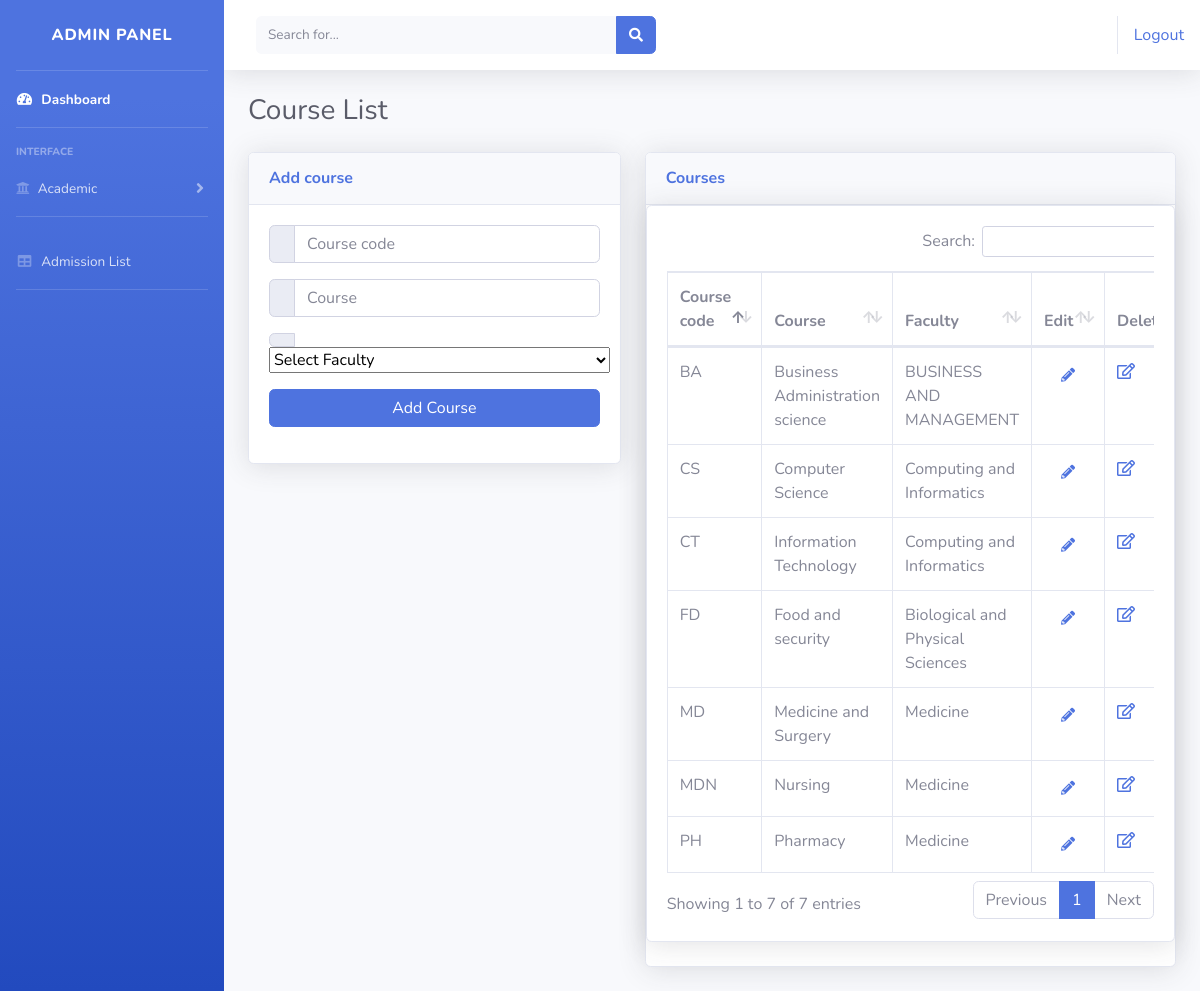
Screenshot of /admin/course.php (signed in) with the database file from the repository.
### tables this page shows
CREATE TABLE `courses` (
  `course_code` varchar(15) NOT NULL,
  `Description` varchar(50) DEFAULT NULL,
  `Faculty` varchar(50) DEFAULT NULL
);

### admin/course.php (the view, shortened to what this page needs)
<?php
include('../admin/addcourse.php');
?>
<!DOCTYPE html>
<html lang="en">
<head>
    <link href="vendor/fontawesome-free/css/all.min.css" rel="stylesheet" type="text/css">
    <link href="css/sb-admin-2.min.css" rel="stylesheet">
    <link href="vendor/datatables/dataTables.bootstrap4.min.css" rel="stylesheet">
</head>
<body id="page-top">
    <div id="wrapper">
        <?php include("includes/navbar.php"); ?>
        <div id="content-wrapper" class="d-flex flex-column">
            <div id="content">
                <?php include("includes/topnav.php"); ?>
                <div class="container-fluid">
                    <div class="d-sm-flex align-items-center justify-content-between mb-4">
                        <h1 class="h3 mb-0 text-gray-800">Course List</h1>
                    </div>
                    <div class="row">
                        <div class="col-xl-5 col-lg-7">
                            <div class="card shadow mb-4">
                                <div class="card-header py-3 d-flex flex-row align-items-center justify-content-between">
                                    <h6 class="m-0 font-weight-bold text-primary">Add course</h6>
                                </div>
                                <div class="card-body">
                                    <form action="course.php" method="POST">
                                        <div class="form-group input-group">
                                            <div class="input-group-prepend">
                                                <span class="input-group-text"> </span>
                                            </div>
                                            <input name="course_code" class="form-control" placeholder="Course code" type="text">
                                        </div>
                                        <div class="form-group input-group">
                                            <div class="input-group-prepend">
                                                <span class="input-group-text"> </span>
                                            </div>
                                            <input name="Description" class="form-control" placeholder="Course" type="text">
                                        </div>
                                        <div class="form-group input-group">
                                        <div class="input-group-prepend">
                                                <span class="input-group-text"> </span>
                                            </div>
                                        <select class="form-select" name="Faculty" aria-label="Default select example">
                                            <option selected>Select Faculty</option>
                                        </select>
                                        </div>
                                        <div class="form-group">
                                            <button name="Submit" type="submit" class="btn btn-primary btn-block"> Add Course </button>
                                        </div>
                                    </form>
                                </div>
                            </div>
                        </div>
                        <div class="col-xl-7 col-lg-7">
                            <div class="card shadow mb-4">
                                <div class="card-header py-3 d-flex flex-row align-items-center justify-content-between">
                                    <h6 class="m-0 font-weight-bold text-primary">Courses</h6>
                                </div>
                                <div class="card shadow mb-4">
                                    <div class="card-body">
                                        <div class="table-responsive">
                                            <?php
                                            $sql = "SELECT  course_code,Description,Faculty FROM courses ORDER BY Faculty ASC ";
                                            $result = mysqli_query($conn,$sql);
                                            $arr_users = [];
                                            if ($result->num_rows > 0) {
                                                $arr_users = $result->fetch_all(MYSQLI_ASSOC);
                                            }
                                            ?>
                                            <table class="table table-bordered" id="dataTable" width="100%" cellspacing="0">
                                                <thead>
                                                    <tr>
                                                        <th>Course code</th>
                                                        <th>Course</th>
                                                        <th>Faculty</th>
                                                        <th class="not-export-col">Edit</th>
                                                        <th class="not-export-col">Delete</th>
                                                    </tr>
                                                </thead>
                                                <tbody>
                                                    <?php if (!empty($arr_users)) { ?>
                                                        <?php foreach ($arr_users as $user) { ?>
                                                            <tr>
                                                                <td><?php echo $user['course_code']; ?></td>
                                                                <td><?php echo $user['Description']; ?></td>
                                                                <td><?php echo $user['Faculty']; ?></td>
                                                                <td><button type="button" class="text-primary edit btn btn-sucess btn-sm px-3" id="updateBtn"><i class="fas fa-pencil-alt"></i></button></td>
                                                                <td><a data-bs-toggle="modal" data-bs-target="#exampleModal" href="#" class="text-primary edit" name="contact_email" id="<?php echo $data['id']; ?>"><i class='far fa-edit'></i></a></td>
                                                            </tr>
                                                        <?php } ?>
                                                    <?php } ?>
                                                </tbody>
                                            </table>
                                        </div>
                                    </div>
                                </div>
                            </div>
                        </div>
                    </div>
                </div>
            </div>
        </div>
    </div>
</body>
</html>

### admin/includes/navbar.php (shortened to what this page needs)
<!DOCTYPE html>
<html lang="en">
<head>
    <link href="vendor/fontawesome-free/css/all.min.css" rel="stylesheet" type="text/css">
    <link href="css/sb-admin-2.min.css" rel="stylesheet">
</head>
<body id="page-top">
    <div id="wrapper">
        <ul class="navbar-nav bg-gradient-primary sidebar sidebar-dark accordion" id="accordionSidebar">
            <a class="sidebar-brand d-flex align-items-center justify-content-center" href="index.php">
                <div class="sidebar-brand-text mx-3">Admin Panel </div>
            </a>
            <hr class="sidebar-divider my-0">
            <li class="nav-item active">
                <a class="nav-link" href="dashboard.php">
                    <i class="fas fa-fw fa-tachometer-alt"></i>
                    <span>Dashboard</span></a>
            </li>
            <hr class="sidebar-divider">
            <div class="sidebar-heading">
                Interface
            </div>
            <li class="nav-item">
                <a class="nav-link collapsed" href="#" data-toggle="collapse" data-target="#collapseTwo" aria-expanded="true" aria-controls="collapseTwo">
                    <i class="fa fa-university"></i>
                    <span>Academic</span>
                </a>
            </li>
            <hr class="sidebar-divider">
            <li class="nav-item">
                <a class="nav-link" href="tables.php">
                    <i class="fas fa-fw fa-table"></i>
                    <span>Admission List</span></a>
            </li>
            <hr class="sidebar-divider d-none d-md-block">
        </ul>
    </div>
</body>
</html>

### admin/includes/topnav.php (shortened to what this page needs)
<nav class="navbar navbar-expand navbar-light bg-white topbar mb-4 static-top shadow">
    <form class="d-none d-sm-inline-block form-inline mr-auto ml-md-3 my-2 my-md-0 mw-100 navbar-search">
        <div class="input-group">
            <input type="text" class="form-control bg-light border-0 small" placeholder="Search for..." aria-label="Search" aria-describedby="basic-addon2">
            <div class="input-group-append">
                <button class="btn btn-primary" type="button">
                    <i class="fas fa-search fa-sm"></i>
                </button>
            </div>
        </div>
    </form>
        <ul class="navbar-nav ml-auto">
            <li class="nav-item dropdown no-arrow">
                <?php if ($_SESSION['user']) { ?>
                    <a class="py-4 ps-5 d-none d-md-inline-block" class="btn btn-sm btn-outline-secondary" href="../student/logout.php?logout">Logout</a>
                <?php } else { ?>
                    <a class="py-4 px-3 d-none d-md-inline-block" class="btn btn-sm btn-outline-secondary" href="../student/login.php">Login</a>
                <?php } ?>
            </li>
        </ul>
</nav>

### rows the page displays
courses: course_code "BA", Description "Business Administration science", Faculty "BUSINESS AND MANAGEMENT"
courses: course_code "FD", Description "Food and security", Faculty "Biological and Physical Sciences"
courses: course_code "CS", Description "Computer Science", Faculty "Computing and Informatics"
courses: course_code "CT", Description "Information Technology", Faculty "Computing and Informatics"
courses: course_code "MD", Description "Medicine and Surgery", Faculty "Medicine"
courses: course_code "MDN", Description "Nursing", Faculty "Medicine"
courses: course_code "PH", Description "Pharmacy", Faculty "Medicine"
